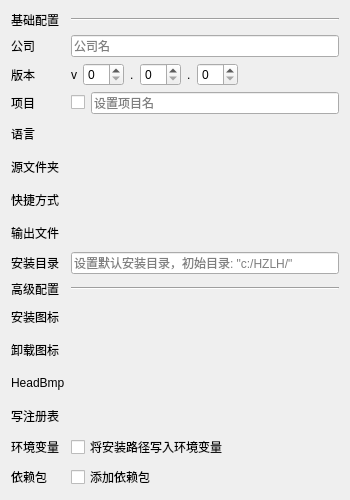
<?xml version="1.0" encoding="UTF-8"?>
<ui version="4.0">
 <class>WgtSettingsS</class>
 <widget class="QWidget" name="WgtSettingsS">
  <property name="geometry">
   <rect>
    <x>0</x>
    <y>0</y>
    <width>350</width>
    <height>500</height>
   </rect>
  </property>
  <property name="windowTitle">
   <string>WgtSettingsS</string>
  </property>
  <layout class="QGridLayout" name="MainLayout" columnstretch="0,0,0">
   <item row="8" column="2">
    <widget class="QLineEdit" name="SetupPathEdit">
     <property name="placeholderText">
      <string>设置默认安装目录，初始目录: &quot;c:/HZLH/&quot;</string>
     </property>
    </widget>
   </item>
   <item row="14" column="0">
    <widget class="QLabel" name="label_18">
     <property name="text">
      <string>环境变量</string>
     </property>
    </widget>
   </item>
   <item row="0" column="2">
    <widget class="Line" name="line">
     <property name="orientation">
      <enum>Qt::Horizontal</enum>
     </property>
    </widget>
   </item>
   <item row="1" column="2">
    <widget class="QLineEdit" name="CompanyEdit">
     <property name="placeholderText">
      <string>公司名</string>
     </property>
    </widget>
   </item>
   <item row="3" column="0">
    <widget class="QLabel" name="label_7">
     <property name="text">
      <string>项目</string>
     </property>
    </widget>
   </item>
   <item row="1" column="0">
    <widget class="QLabel" name="label_2">
     <property name="text">
      <string>公司</string>
     </property>
    </widget>
   </item>
   <item row="2" column="2">
    <layout class="QHBoxLayout" name="horizontalLayout">
     <item>
      <widget class="QLabel" name="label_6">
       <property name="text">
        <string>v</string>
       </property>
      </widget>
     </item>
     <item>
      <widget class="QSpinBox" name="VersionEdit1"/>
     </item>
     <item>
      <widget class="QLabel" name="label_4">
       <property name="text">
        <string>.</string>
       </property>
      </widget>
     </item>
     <item>
      <widget class="QSpinBox" name="VersionEdit2"/>
     </item>
     <item>
      <widget class="QLabel" name="label_5">
       <property name="text">
        <string>.</string>
       </property>
      </widget>
     </item>
     <item>
      <widget class="QSpinBox" name="VersionEdit3"/>
     </item>
     <item>
      <spacer name="horizontalSpacer">
       <property name="orientation">
        <enum>Qt::Horizontal</enum>
       </property>
       <property name="sizeHint" stdset="0">
        <size>
         <width>40</width>
         <height>20</height>
        </size>
       </property>
      </spacer>
     </item>
    </layout>
   </item>
   <item row="3" column="2">
    <layout class="QHBoxLayout" name="horizontalLayout_2">
     <item>
      <widget class="QCheckBox" name="ProjectCB">
       <property name="text">
        <string/>
       </property>
      </widget>
     </item>
     <item>
      <widget class="QLineEdit" name="ProjectEdit">
       <property name="placeholderText">
        <string>设置项目名</string>
       </property>
      </widget>
     </item>
    </layout>
   </item>
   <item row="13" column="0">
    <widget class="QLabel" name="label_17">
     <property name="text">
      <string>写注册表</string>
     </property>
    </widget>
   </item>
   <item row="2" column="0">
    <widget class="QLabel" name="label_3">
     <property name="text">
      <string>版本</string>
     </property>
    </widget>
   </item>
   <item row="6" column="0">
    <widget class="QLabel" name="label_10">
     <property name="text">
      <string>快捷方式</string>
     </property>
    </widget>
   </item>
   <item row="11" column="0">
    <widget class="QLabel" name="label_15">
     <property name="text">
      <string>卸载图标</string>
     </property>
    </widget>
   </item>
   <item row="5" column="0">
    <widget class="QLabel" name="label_9">
     <property name="text">
      <string>源文件夹</string>
     </property>
    </widget>
   </item>
   <item row="9" column="2">
    <widget class="Line" name="line_2">
     <property name="orientation">
      <enum>Qt::Horizontal</enum>
     </property>
    </widget>
   </item>
   <item row="4" column="0">
    <widget class="QLabel" name="label_8">
     <property name="text">
      <string>语言</string>
     </property>
    </widget>
   </item>
   <item row="0" column="0">
    <widget class="QLabel" name="label">
     <property name="text">
      <string>基础配置</string>
     </property>
    </widget>
   </item>
   <item row="12" column="0">
    <widget class="QLabel" name="label_16">
     <property name="text">
      <string>HeadBmp</string>
     </property>
    </widget>
   </item>
   <item row="8" column="0">
    <widget class="QLabel" name="label_12">
     <property name="text">
      <string>安装目录</string>
     </property>
    </widget>
   </item>
   <item row="4" column="2">
    <layout class="QHBoxLayout" name="LanguageLayout"/>
   </item>
   <item row="10" column="0">
    <widget class="QLabel" name="label_14">
     <property name="text">
      <string>安装图标</string>
     </property>
    </widget>
   </item>
   <item row="9" column="0">
    <widget class="QLabel" name="label_13">
     <property name="text">
      <string>高级配置</string>
     </property>
    </widget>
   </item>
   <item row="7" column="0">
    <widget class="QLabel" name="label_11">
     <property name="text">
      <string>输出文件</string>
     </property>
    </widget>
   </item>
   <item row="15" column="0">
    <widget class="QLabel" name="label_19">
     <property name="text">
      <string>依赖包</string>
     </property>
    </widget>
   </item>
   <item row="14" column="2">
    <widget class="QCheckBox" name="PathCB">
     <property name="text">
      <string>将安装路径写入环境变量</string>
     </property>
    </widget>
   </item>
   <item row="15" column="2">
    <widget class="QCheckBox" name="DependsCB">
     <property name="text">
      <string>添加依赖包</string>
     </property>
    </widget>
   </item>
  </layout>
 </widget>
 <layoutdefault spacing="6" margin="11"/>
 <resources/>
 <connections/>
</ui>
